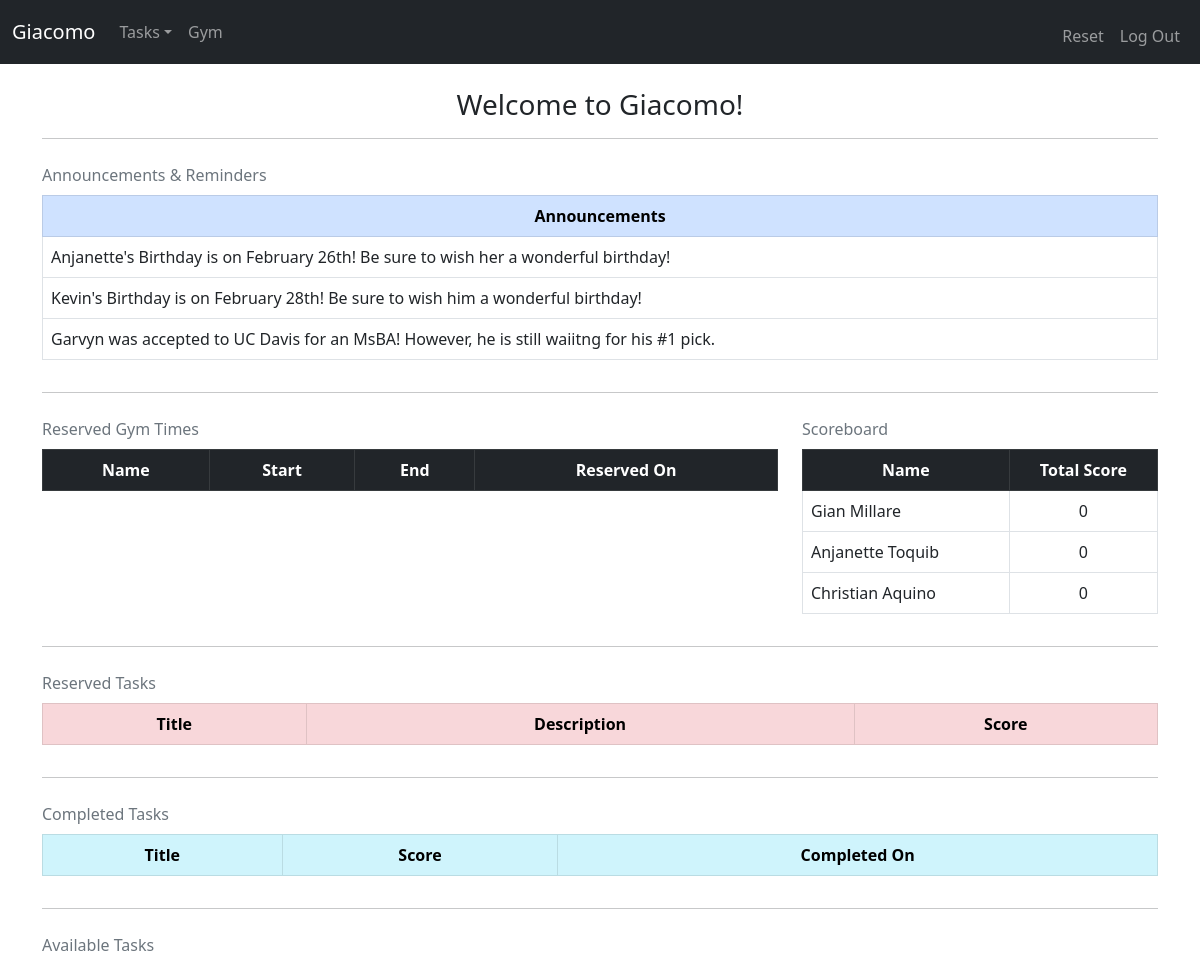
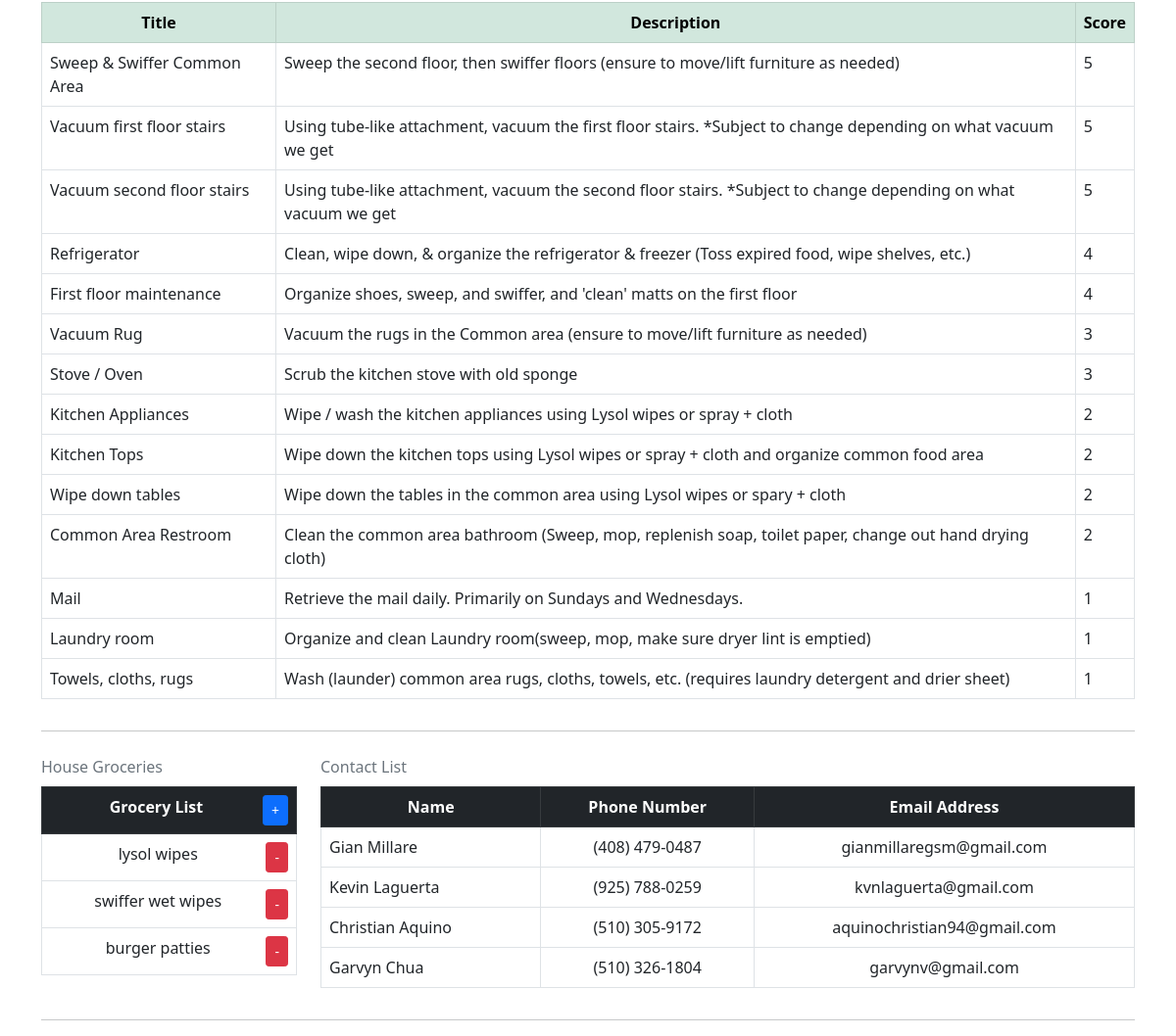
The page / (signed in) on the database its author committed (2 pictures, top to bottom).
### tables this page shows
CREATE TABLE 'housemates' (
'id' INTEGER PRIMARY KEY AUTOINCREMENT NOT NULL,
'name' VARCHAR(255) NOT NULL,
'username' VARCHAR(255) NOT NULL,
'password' VARCHAR(255) NOT NULL
);

CREATE TABLE tasks (
task_id INTEGER PRIMARY KEY AUTOINCREMENT NOT NULL,
user_id INTEGER NOT NULL DEFAULT 0,
title TEXT NOT NULL,
description TEXT NOT NULL,
score INTEGER NOT NULL DEFAULT 1);

CREATE TABLE 'groceries' (
'item_id' INTEGER PRIMARY KEY AUTOINCREMENT NOT NULL,
'user_id' INTEGER NOT NULL DEFAULT 0,
'item' TEXT NOT NULL);

CREATE TABLE 'contacts' (
'name' TEXT NOT NULL,
'phone' TEXT NOT NULL,
'email' TEXT NOT NULL);

### app.py (the view, shortened to what this page needs)
@app.route("/", methods=["GET", "POST"])
@login_required
def index():
    c.execute("""
    SELECT reserve_id, title, description, score FROM reserved WHERE user_id = :user_id
    """, {"user_id": session["user_id"]})
    rows = c.fetchall()
    user_reserved_tasks = []
    c.execute("""
    SELECT title, score,
    STRFTIME('%m/%d/%Y',completed_on)
    FROM completed_tasks WHERE user_id = :user_id
    """, {"user_id": session["user_id"]})
    rows = c.fetchall()
    user_completed_tasks = []
    for row in rows:
        user_completed_tasks.append({
            "title": row[0],
            "score": row[1],
            "completed_on": row[2]
        })
    c.execute("""
    SELECT name, start, end,
    STRFTIME('%m/%d/%Y',date), reserve_id FROM housemates
    INNER JOIN reserved_gym
    ON housemates.id = reserved_gym.user_id
    """)
    results = c.fetchall()
    display_reserved_gym = []
    c.execute("""
    SELECT name, sum(score) FROM housemates
    INNER JOIN completed_tasks
    ON housemates.id = completed_tasks.user_id
    GROUP BY name;
    """)
    results = c.fetchall()
    scoreboard = []
    for i in results:
        scoreboard.append({
            "name": i[0],
            "score": i[1]
        })
    if len(scoreboard) == 0:
        c.execute("""
        SELECT name FROM housemates
        """)
        results = c.fetchall()
        for i in results:
            scoreboard.append({
                "name": i[0],
                "score": 0
            })
    c.execute("""
    SELECT title, description, score FROM tasks WHERE user_id = 0 ORDER BY score DESC
    """)
    available_tasks = c.fetchall()
    displaying_available_tasks = []
    for i in available_tasks:
        displaying_available_tasks.append({
            "title": i[0],
            "description": i[1],
            "score": i[2]
        })
    c.execute("""
    SELECT item_id, item from groceries
    """)
    results = c.fetchall()
    items = []
    for i in results:
        items.append({
            'item_id': i[0],
            'item':i[1]
        })
    c.execute("""
    SELECT name, phone, email FROM contacts
    """)
    results = c.fetchall()
    contact_info = []
    for i in results:
        contact_info.append({
            'name': i[0],
            'phone': i[1],
            'email': i[2]
        })
    return render_template("index.html", user_reserved_tasks=user_reserved_tasks, items=items, user_completed_tasks=user_completed_tasks, displaying_available_tasks=displaying_available_tasks, contact_info=contact_info, scoreboard=scoreboard, display_reserved_gym=display_reserved_gym)

### helpers.py (called while the page is built)
def login_required(f):
    @wraps(f)
    def decorated_functions(*args, **kwargs):
        if session.get("user_id") is None:
            return redirect("/login")
        return f(*args, **kwargs)
    return decorated_functions

### templates/index.html (shortened to what this page needs)
{% extends "layout.html" %}
{% block main %}
    <h3 style="text-align: center;">Welcome to Giacomo!</h3>
    <hr>
    <div class="row">
        <div class="col-12">
            <table class="table table-bordered caption-top">
                <caption>Announcements & Reminders</caption>
                <thead class="table-primary">
                    <tr>
                        <th scope="col" style="text-align: center;">Announcements</th>
                    </tr>
                </thead>
                <tbody>
                    <tr>
                        <td scope="row">Anjanette's Birthday is on February 26th! Be sure to wish her a wonderful birthday!</td>
                    </tr>
                    <tr>
                        <td scope="row">Kevin's Birthday is on February 28th! Be sure to wish him a wonderful birthday!</td>
                    </tr>
                    <tr>
                        <td scope="row">Garvyn was accepted to UC Davis for an MsBA! However, he is still waiitng for his #1 pick.</td>
                    </tr>
                </tbody>
            </table>
        </div>
    </div>
    <hr>
    <div class="row">
        <div class="col-8">
            <table class="table table-bordered caption-top">
                <caption>Reserved Gym Times</caption>
                <thead class="table-dark">
                    <tr>
                        <th scope="col" style="text-align: center;">Name</th>
                        <th scope="col" style="text-align: center;">Start</th>
                        <th scope="col" style="text-align: center;">End</th>
                        <th scope="col" style="text-align: center;">Reserved On</th>
                    </tr>
                </thead>
            </table>
        </div>
        <div class="col-4">
            <table class="table table-bordered caption-top">
                <caption>Scoreboard</caption>
                <thead class="table-dark">
                    <tr>
                        <th scope="col" style="text-align: center;">Name</th>
                        <th scope="col" style="text-align: center;">Total Score</th>
                    </tr>
                </thead>
                <tbody>
                    {% for i in scoreboard %}
                    <tr>
                        <td>{{ i.name }}</td>
                        <td style="text-align: center;">{{ i.score }}</td>
                    </tr>
                    {% endfor %}
                </tbody>
            </table>
        </div>
    </div>
    <hr>
    <div class="row">
        <div class="col-12">
            <table class="table table-bordered caption-top">
                <caption>Reserved Tasks</caption>
                <thead class="table-danger">
                    <tr>
                        <th scope="col" style="text-align: center;">Title</th>
                        <th scope="col" style="text-align: center;">Description</th>
                        <th scope="col" style="text-align: center;">Score</th>
                    </tr>
                </thead>
            </table>
        </div>
    </div>
    <hr>
    <div class="row">
        <div class="col-12">
            <table class="table table-bordered caption-top">
                <caption>Completed Tasks</caption>
                <thead class="table-info">
                    <tr>
                        <th scope="col" style="text-align: center;">Title</th>
                        <th scope="col" style="text-align: center;">Score</th>
                        <th scope="col" style="text-align: center;">Completed On</th>
                    </tr>
                </thead>
            </table>
        </div>
    </div>
    <hr>
    <div class="row">
        <div class="col-12">
            <table class="table table-bordered caption-top">
                <caption>Available Tasks</caption>
                <thead class="table-success">
                    <tr>
                        <th scope="col" style="text-align: center;">Title</th>
                        <th scope="col" style="text-align: center;">Description</th>
                        <th scope="col" style="text-align: center;">Score</th>
                    </tr>
                </thead>
                <tbody>
                    {% for i in displaying_available_tasks %}
                        <tr>
                            <td>{{ i.title }}</td>
                            <td>{{ i.description }}</td>
                            <td>{{ i.score }}</td>
                        </tr>
                    {% endfor %}
                </tbody>
            </table>
        </div>
    </div>
    <hr>
    <div class="row">
        <div class="col-3">
            <table class="table table-bordered caption-top">
                <caption>House Groceries</caption>
                <thead class="table-dark">
                    <tr>
                        <th scope="col" style="text-align: center;">Grocery List<a href="/add_grocery" style="float: right;" class="btn btn-primary btn-sm" role="button">+</a></th>
                    </tr>
                </thead>
                <tbody>
                    {% for item in items %}
                    <tr style="text-align: center;">
                        <td>{{ item.item }} <form style="display: inline; float: right;" method="POST" action="{{ url_for('delete_grocery', item_id=item.item_id) }}"><button class="btn btn-danger btn-sm" type="submit">-</button></form> </td>
                    </tr>
                    {% endfor %}
                </tbody>
            </table>
        </div>
        <div class="col-9">
            <table class="table table-bordered caption-top">
                <caption>Contact List</caption>
                <thead class="table-dark">
                    <tr>
                        <th scope="col" style="text-align: center;">Name</th>
                        <th scope="col" style="text-align: center;">Phone Number</th>
                        <th scope="col" style="text-align: center;">Email Address</th>
                    </tr>
                </thead>
                <tbody>
                    {% for i in contact_info %}
                    <tr>
                        <td>{{ i["name"] }}</td>
                        <td style="text-align: center;">{{ i["phone"] }}</td>
                        <td style="text-align: center;">{{ i["email"] }}</td>
                    </tr>
                    {% endfor %}
                </tbody>
            </table>
        </div>
    </div>
    <hr>
{% endblock %}

### templates/layout.html (shortened to what this page needs)
<!DOCTYPE html>
<html lang="en">
    <head>
        <link href="https://cdn.jsdelivr.net/npm/bootstrap@5.0.0-beta1/dist/css/bootstrap.min.css" rel="stylesheet">
        <link href="/static/styles.css" rel="stylesheet">
    </head>
    <body>
        <nav class="navbar navbar-expand-lg navbar-dark bg-dark">
                <div class="container-fluid">
                    <a class="navbar-brand" href="/">Giacomo</a>
                    <div class="collapse navbar-collapse" id="navbarSupportedContent">
                        {% if session.user_id %}
                            <ul class="navbar-nav me-auto mb-2 mb-lg-0">
                                <li class="nav-item dropdown">
                                    <a class="nav-link dropdown-toggle" href="#" id="navbarDropdown" role="button" data-bs-toggle="dropdown" aria-expanded="false">Tasks</a>
                                </li>
                                <li class="nav-item">
                                    <a class="nav-link" href="/gym" tabindex="-1" aria-disabled="true">Gym</a>
                                </li>
                            </ul>
                            <ul class="navbar-nav ms-auto mt-2">
                                <li class="nav-item"><a class="nav-link" href="/reset">Reset</a></li>
                                <li class="nav-item"><a class="nav-link" href="/logout">Log Out</a></li>
                            </ul>
                        {% else %}
                            <ul class="navbar-nav ms-auto mt-2">
                                <li class="nav-item"><a class="nav-link" href="/register">Register</a></li>
                                <li class="nav-item"><a class="nav-link" href="/login">Log In</a></li>
                            </ul>
                        {% endif %}
                    </div>
                </div>
        </nav>
        <main class="container-lg">
            <br>
            {% block main %}{% endblock %}
        </main>
    </body>
</html>

### rows shown on the page
housemates: name "Gian Millare", score "0"
housemates: name "Anjanette Toquib", score "0"
housemates: name "Christian Aquino", score "0"
tasks: title "Sweep & Swiffer Common Area", description "Sweep the second floor, then swiffer floors (ensure to move/lift furniture as needed)", score "5"
tasks: title "Vacuum first floor stairs", description "Using tube-like attachment, vacuum the first floor stairs. *Subject to change depending on what vacuum we get", score "5"
tasks: title "Vacuum second floor stairs", description "Using tube-like attachment, vacuum the second floor stairs. *Subject to change depending on what vacuum we get", score "5"
tasks: title "Refrigerator", description "Clean, wipe down, & organize the refrigerator & freezer (Toss expired food, wipe shelves, etc.)", score "4"
tasks: title "First floor maintenance", description "Organize shoes, sweep, and swiffer, and 'clean' matts on the first floor", score "4"
tasks: title "Vacuum Rug", description "Vacuum the rugs in the Common area (ensure to move/lift furniture as needed)", score "3"
tasks: title "Stove / Oven", description "Scrub the kitchen stove with old sponge", score "3"
tasks: title "Kitchen Appliances", description "Wipe / wash the kitchen appliances using Lysol wipes or spray + cloth", score "2"
tasks: title "Kitchen Tops", description "Wipe down the kitchen tops using Lysol wipes or spray + cloth and organize common food area", score "2"
tasks: title "Wipe down tables", description "Wipe down the tables in the common area using Lysol wipes or spary + cloth", score "2"
tasks: title "Common Area Restroom", description "Clean the common area bathroom (Sweep, mop, replenish soap, toilet paper, change out hand drying cloth)", score "2"
tasks: title "Mail", description "Retrieve the mail daily. Primarily on Sundays and Wednesdays.", score "1"
tasks: title "Laundry room", description "Organize and clean Laundry room(sweep, mop, make sure dryer lint is emptied)", score "1"
tasks: title "Towels, cloths, rugs", description "Wash (launder) common area rugs, cloths, towels, etc. (requires laundry detergent and drier sheet)", score "1"
groceries: item "lysol wipes"
groceries: item "swiffer wet wipes"
groceries: item "burger patties"
contacts: name "Gian Millare", phone "(408) 479-0487", email "gianmillaregsm@gmail.com"
contacts: name "Kevin Laguerta", phone "(925) 788-0259", email "kvnlaguerta@gmail.com"
contacts: name "Christian Aquino", phone "(510) 305-9172", email "aquinochristian94@gmail.com"
contacts: name "Garvyn Chua", phone "(510) 326-1804", email "garvynv@gmail.com"
